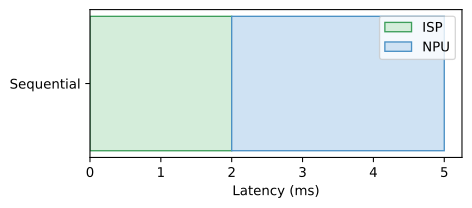

This chart was generated by the following Python code:
import os
import matplotlib.pyplot as plt
import numpy as np
fig, ax = plt.subplots(figsize=(5,2))
ax.barh(['Sequential'], [2], color='#d4edda', edgecolor='#3d9e5a', label='ISP')
ax.barh(['Sequential'], [3], left=[2], color='#cfe2f3', edgecolor='#4a90c4', label='NPU')
ax.legend()
ax.set_xlabel('Latency (ms)')
plt.savefig(os.environ.get('VISUAL_OUT_PATH', 'out.svg'), format='svg', bbox_inches='tight')
